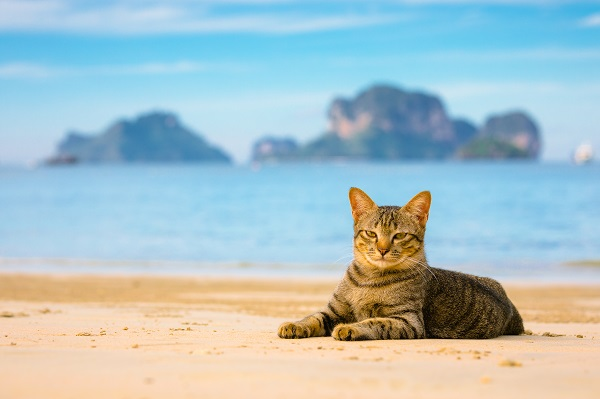
#> input picture beach.jpg, 600 x 399 px
$ python image_segmentation.py
#> lines starting #> are read from the running program, lines starting #| are printed output that depends on the picture
# -*- coding: utf-8 -*-
import matplotlib.pyplot as plt
from sklearn.cluster import KMeans

# here we upload the image as arrays
image = plt.imread('beach.jpg')
#> image is the input picture: shape (399, 600, 3); mean R, G, B 170.6, 193, 197.5

# reshape the image to train the model (3 color channels)
image_reshaped = image.reshape(-1, 3)

# n_clusters represents the total colors we want to identify
# n_init we can say that it's for improving our cluster_centers
model = KMeans(n_clusters=5, n_init=5)
model.fit(image_reshaped)

new_img = model.cluster_centers_[model.labels_]
new_img = new_img.reshape(image.shape)

plt.imshow(new_img/255)
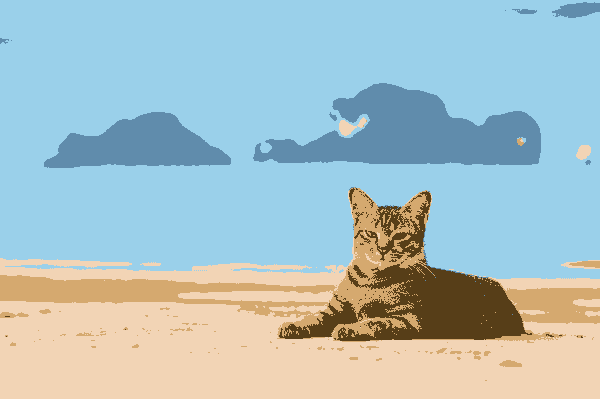
#> shown: shape (399, 600, 3) float64; mean R, G, B 0.669, 0.757, 0.775
